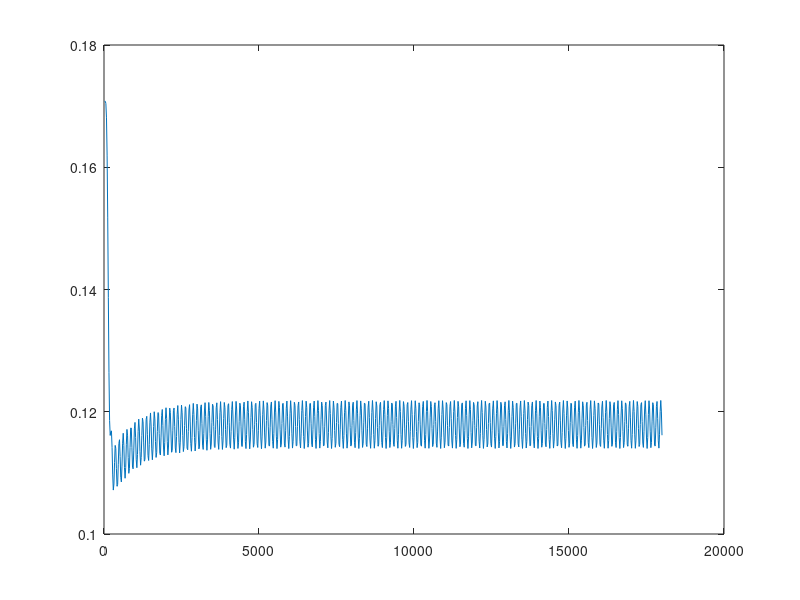

Here is the MATLAB script that generated this plot:
clear all, clc,


Theta = 1;
Dt =20; %[s] grid time
Dx = 8; %[m] grid distance
d = 0.6; %[m] Diameter.
dd= d;
g = 9.81; %[m/s^2]
% Friction part 
Ie = 0.00214;% [.] Resistance Ie = f * v^2/(2*g)*1/R
h=0.3; % arbejds punkt
Qf = 72*(d/4)^0.635*pi*(d/2)^2*Ie^0.5;% Hennings fyldsning flow

%%% 
a = ((1/(2*Dt))*(2*abs(sqrt(-h^2+(h*d)))))-(Theta/(Dx)*(((1/2)*pi/d*sin(pi*h/d)-0.04*2*pi/d*sin(2*pi*h/d))*Qf));
b = ((1/(2*Dt))*(2*abs(sqrt(-h^2+(h*d)))))+(Theta/(Dx)*(((1/2)*pi/d*sin(pi*h/d)-0.04*2*pi/d*sin(2*pi*h/d))*Qf));
c = ((1/(2*Dt))*(2*abs(sqrt(-h^2+(h*d)))))+((1-Theta)/(Dx)*(((1/2)*pi/d*sin(pi*h/d)-0.04*2*pi/d*sin(2*pi*h/d))*Qf));
d = ((1/(2*Dt))*(2*abs(sqrt(-h^2+(h*d)))))-((1-Theta)/(Dx)*(((1/2)*pi/d*sin(pi*h/d)-0.04*2*pi/d*sin(2*pi*h/d))*Qf));

F = [ a b 0 0 0 0 0 0 0 0; 
      0 a b 0 0 0 0 0 0 0;
      0 0 a b 0 0 0 0 0 0;
      0 0 0 a b 0 0 0 0 0;
      0 0 0 0 a b 0 0 0 0;
      0 0 0 0 0 a b 0 0 0;
      0 0 0 0 0 0 a b 0 0;
      0 0 0 0 0 0 0 a b 0;
      0 0 0 0 0 0 0 0 a b;
      0 0 0 0 0 0 0 0 0 a];
Finv = inv(F);
 
A = [ d 0 0 0 0 0 0 0 0 0;
      c d 0 0 0 0 0 0 0 0;
      0 c d 0 0 0 0 0 0 0;
      0 0 c d 0 0 0 0 0 0;
      0 0 0 c d 0 0 0 0 0;
      0 0 0 0 c d 0 0 0 0;
      0 0 0 0 0 c d 0 0 0;
      0 0 0 0 0 0 c d 0 0;
      0 0 0 0 0 0 0 c d 0;
      0 0 0 0 0 0 0 0 c d];
A = Finv*A;
B = Finv*[c 0 0 0 0 0 0 0 0 0]';
C = [0 0 0 0 0 0 0 0 0 1];
D = 0;

Sys = ss(A,B,C,D)

h_start_tank = 0.1708;
load tank_height_for_ss_model.mat


t = (1:900).*Dt;
X0(1:10) =0;
d1= sin(-0.01:1.1112e-04:0.01);
u(1:length(t))=tank_input_height;
[Y t1 x1]=lsim(Sys,u,t);
figure(2)
plot(t,Y+h_start_tank)
end_height = x1(end,end)
Q_out = (0.46 - 0.5 *cos(pi*(x1(end,end)/dd))+0.04*cos(2*pi*(x1(end,end)/dd)))*Qf
